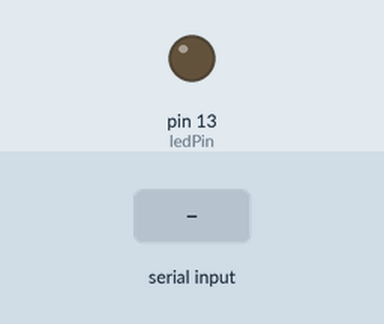
Simulated run of this sketch. Board: Arduino Uno, built with avr-gcc and run on an emulated ATmega328P. On the bench: output pins drawn as LEDs (lit = HIGH). The inputs (shaded band) are chosen by the test bench.

Above: at 1.2 s.
1.3 s: "1" received over Serial
At 2.1 s:
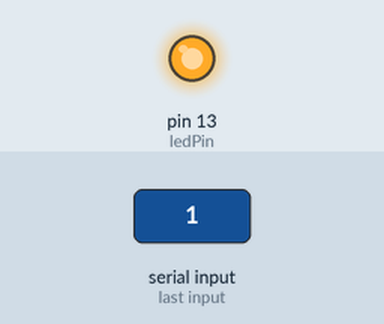
2.8 s: "0" received over Serial
At 3.2 s:
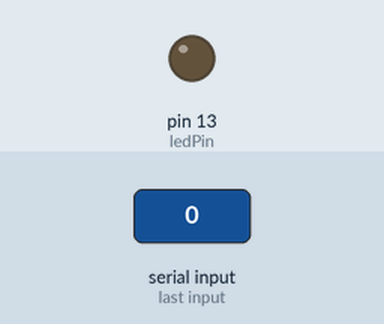
Timing chart, 0 to 5.8 s (numbered marks = the images above; inputs shaded):
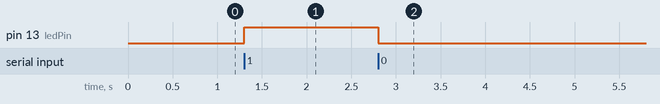

Measured:
- after the input at 1.3 s, pin 13 (ledPin): LOW → HIGH at once
- after the input at 2.8 s, pin 13 (ledPin): HIGH → LOW at once

The sketch:

ArdunioEg6.ino
```cpp
int ledPin=13;
void setup() {
 Serial.begin(9600);
 pinMode(ledPin,OUTPUT);

}

void loop() {

char value;
if(Serial.available()>0)
{
 value= Serial.read();
 if(value=='1')
 {
  digitalWrite(ledPin,HIGH);
 }
 if(value=='0')
 {
  digitalWrite(ledPin,LOW);
 }

 }

}
```
